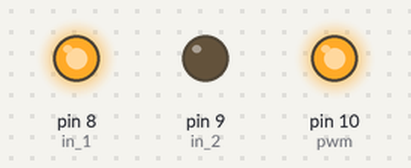
Bench run of a sketch on a simulated Arduino Uno, built with avr-gcc and run on an emulated ATmega328P. Parts: output pins drawn as LEDs (lit = HIGH).

Above: at 0.1 s.
Timing chart, 0 to 1.6 s (numbered marks = the images above):
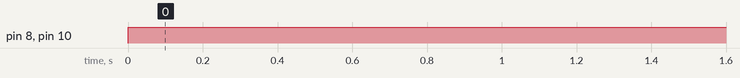

The sketch:

control_dc1.ino
```cpp
const int pwm = 10;

const int in_1 = 8; const int in_2 = 9;

void setup() { pinMode(pwm,OUTPUT);
              pinMode(in_1,OUTPUT);
              pinMode(in_2,OUTPUT); }

void loop() {


digitalWrite(in_1,HIGH);
  digitalWrite(in_2,LOW);
    analogWrite(pwm,255);


}
```

Measured:
- by itself, pin 8 (in_1), pin 10 (pwm): LOW → HIGH at 0.00 s
